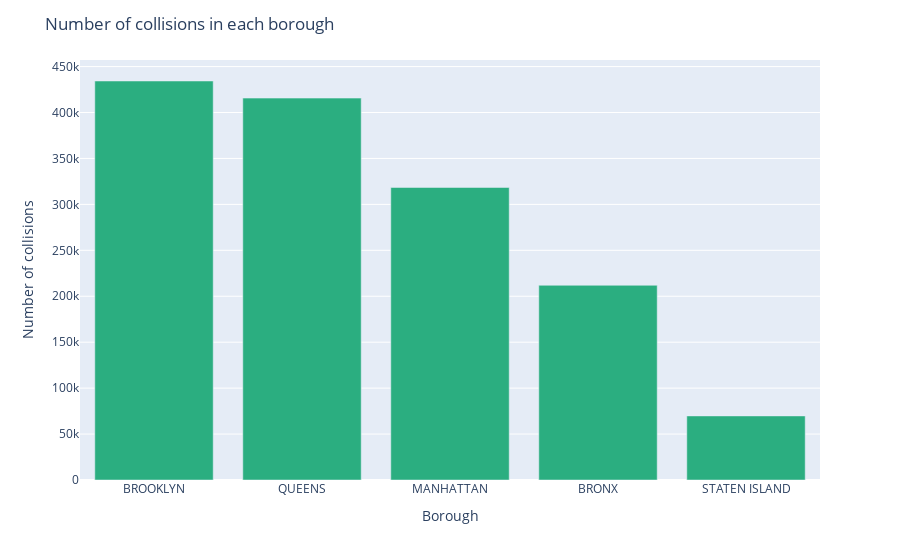

The notebook cell saved with this chart:
### Markdown cell above
## Where does it happen?

### Code cell
plot2 = pd.DataFrame(df.groupby(df['BOROUGH']).size().reset_index().values, columns=['Borough','Count'])
fig = px.bar(plot2, x = 'Borough', y = 'Count')
fig.update_layout(xaxis={'categoryorder':'total descending'},
    title="Number of collisions in each borough",
    xaxis_title="Borough",
    yaxis_title="Number of collisions",
    hoverlabel_font_color='White')
fig.update_traces(
    hovertemplate="<br>".join([
        "Borough: %{x}",
        "Total number of collisions: %{y:,}",]
    ),
    selector=dict(type="bar"),
    marker_color='rgb(43,174,128)'
)
fig.show()

fig.write_html("plotly_html/collisions_borough.html")

### Figure 1 — Plotly figure (JSON) as saved in the notebook; plotly's stock layout.template omitted (floating-point values rounded to 4 significant figures)
{"data": [{"alignmentgroup": "True", "hovertemplate": "Borough: %{x}<br>Total number of collisions: %{y:,}", "legendgroup": "", "marker": {"color": "rgb(43,174,128)"}, "name": "", "offsetgroup": "", "orientation": "v", "showlegend": false, "textposition": "auto", "type": "bar", "x": ["BRONX", "BROOKLYN", "MANHATTAN", "QUEENS", "STATEN ISLAND"], "xaxis": "x", "y": [211933, 434297, 318391, 415658, 69734], "yaxis": "y"}], "layout": {"autosize": true, "barmode": "relative", "hoverlabel": {"font": {"color": "White"}}, "legend": {"tracegroupgap": 0}, "margin": {"t": 60}, "title": {"text": "Number of collisions in each borough"}, "xaxis": {"anchor": "y", "autorange": true, "categoryorder": "total descending", "domain": [0, 1], "range": [-0.5, 4.5], "title": {"text": "Borough"}, "type": "category"}, "yaxis": {"anchor": "x", "autorange": true, "domain": [0, 1], "range": [0, 457200.0], "title": {"text": "Number of collisions"}, "type": "linear"}}}
